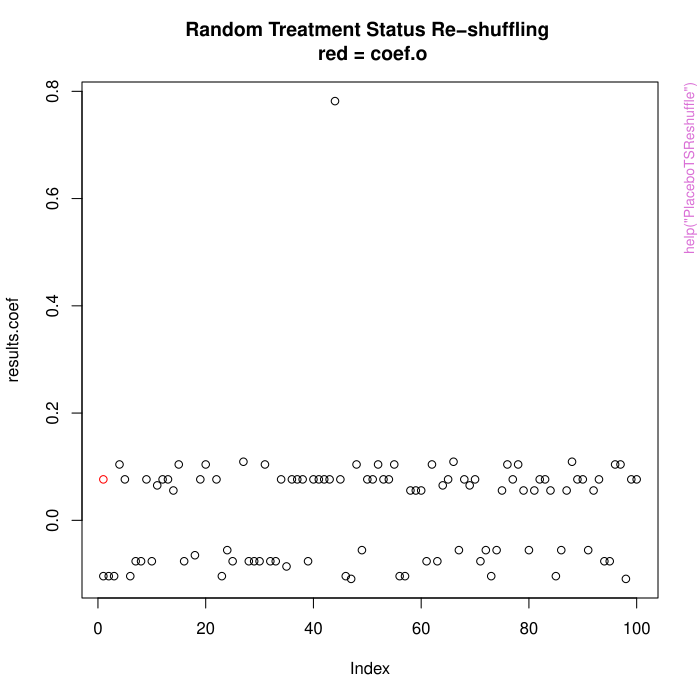

This chart was generated by the following R code:
pkgname <- "gssquery"
source(file.path(R.home("share"), "R", "examples-header.R"))
options(warn = 1)
base::assign(".ExTimings", "gssquery-Ex.timings", pos = 'CheckExEnv')
base::cat("name\tuser\tsystem\telapsed\n", file=base::get(".ExTimings", pos = 'CheckExEnv'))
base::assign(".format_ptime",
function(x) {
  if(!is.na(x[4L])) x[1L] <- x[1L] + x[4L]
  if(!is.na(x[5L])) x[2L] <- x[2L] + x[5L]
  options(OutDec = '.')
  format(x[1L:3L], digits = 7L)
},
pos = 'CheckExEnv')

### * </HEADER>
library('gssquery')

base::assign(".oldSearch", base::search(), pos = 'CheckExEnv')
base::assign(".old_wd", base::getwd(), pos = 'CheckExEnv')
cleanEx()
nameEx("Analysis.lm")
### * Analysis.lm

flush(stderr()); flush(stdout())

base::assign(".ptime", proc.time(), pos = "CheckExEnv")
### Name: Analysis.lm
### Title: Linear regression of fixed effect model.
### Aliases: Analysis.lm

### ** Examples

data(GSS)
LmData <- GetCleanLmData (GSS,'happy.score', 'election', 'year', 'age', 'income')
Analysis.lm(LmData,'happy.score','year')



base::assign(".dptime", (proc.time() - get(".ptime", pos = "CheckExEnv")), pos = "CheckExEnv")
base::cat("Analysis.lm", base::get(".format_ptime", pos = 'CheckExEnv')(get(".dptime", pos = "CheckExEnv")), "\n", file=base::get(".ExTimings", pos = 'CheckExEnv'), append=TRUE, sep="\t")
cleanEx()
nameEx("GetAttributes")
### * GetAttributes

flush(stderr()); flush(stdout())

base::assign(".ptime", proc.time(), pos = "CheckExEnv")
### Name: GetAttributes
### Title: Get all attributes in given data.
### Aliases: GetAttributes

### ** Examples

data(GSS)
GetAttributes(GSS)



base::assign(".dptime", (proc.time() - get(".ptime", pos = "CheckExEnv")), pos = "CheckExEnv")
base::cat("GetAttributes", base::get(".format_ptime", pos = 'CheckExEnv')(get(".dptime", pos = "CheckExEnv")), "\n", file=base::get(".ExTimings", pos = 'CheckExEnv'), append=TRUE, sep="\t")
cleanEx()
nameEx("GetCleanLmData")
### * GetCleanLmData

flush(stderr()); flush(stdout())

base::assign(".ptime", proc.time(), pos = "CheckExEnv")
### Name: GetCleanLmData
### Title: Get subset data containing certain attributes, which can be used
###   for analyses such as linear regressions.
### Aliases: GetCleanLmData

### ** Examples

data(GSS)
GetCleanLmData(GSS,'happy.score','election','year',
c("DK", "IAP", "UNCODEABLE & IAP", ".a", ".b","DK NA"),'age','income')



base::assign(".dptime", (proc.time() - get(".ptime", pos = "CheckExEnv")), pos = "CheckExEnv")
base::cat("GetCleanLmData", base::get(".format_ptime", pos = 'CheckExEnv')(get(".dptime", pos = "CheckExEnv")), "\n", file=base::get(".ExTimings", pos = 'CheckExEnv'), append=TRUE, sep="\t")
cleanEx()
nameEx("LagEffect")
### * LagEffect

flush(stderr()); flush(stdout())

base::assign(".ptime", proc.time(), pos = "CheckExEnv")
### Name: LagEffect
### Title: Event study: lag effect.
### Aliases: LagEffect

### ** Examples

data(GSS)
LmData <- GetCleanLmData (GSS,'happy.score', 'election', 'year', 'age', 'income')
LagEffect(LmData,'happy.score','election','year', 'year')



base::assign(".dptime", (proc.time() - get(".ptime", pos = "CheckExEnv")), pos = "CheckExEnv")
base::cat("LagEffect", base::get(".format_ptime", pos = 'CheckExEnv')(get(".dptime", pos = "CheckExEnv")), "\n", file=base::get(".ExTimings", pos = 'CheckExEnv'), append=TRUE, sep="\t")
cleanEx()
nameEx("LeadEffect")
### * LeadEffect

flush(stderr()); flush(stdout())

base::assign(".ptime", proc.time(), pos = "CheckExEnv")
### Name: LeadEffect
### Title: Event study: lead effect.
### Aliases: LeadEffect

### ** Examples

data(GSS)
LmData <- GetCleanLmData (GSS,'happy.score', 'election', 'year', 'age', 'income')
LeadEffect(LmData,'happy.score','election','year', 'year')



base::assign(".dptime", (proc.time() - get(".ptime", pos = "CheckExEnv")), pos = "CheckExEnv")
base::cat("LeadEffect", base::get(".format_ptime", pos = 'CheckExEnv')(get(".dptime", pos = "CheckExEnv")), "\n", file=base::get(".ExTimings", pos = 'CheckExEnv'), append=TRUE, sep="\t")
cleanEx()
nameEx("PlaceboLOU")
### * PlaceboLOU

flush(stderr()); flush(stdout())

base::assign(".ptime", proc.time(), pos = "CheckExEnv")
### Name: PlaceboLOU
### Title: Placebo test: leave one out.
### Aliases: PlaceboLOU

### ** Examples

data(GSS)
LmData <- GetCleanLmData (GSS,'happy.score', 'election', 'year', 'age', 'income')
PlaceboLOU(LmData,'happy.score','election','year','year')



base::assign(".dptime", (proc.time() - get(".ptime", pos = "CheckExEnv")), pos = "CheckExEnv")
base::cat("PlaceboLOU", base::get(".format_ptime", pos = 'CheckExEnv')(get(".dptime", pos = "CheckExEnv")), "\n", file=base::get(".ExTimings", pos = 'CheckExEnv'), append=TRUE, sep="\t")
cleanEx()
nameEx("PlaceboTSReshuffle")
### * PlaceboTSReshuffle

flush(stderr()); flush(stdout())

base::assign(".ptime", proc.time(), pos = "CheckExEnv")
### Name: PlaceboTSReshuffle
### Title: Placebo test on effect of x on y.
### Aliases: PlaceboTSReshuffle

### ** Examples

data(GSS)
LmData <- GetCleanLmData (GSS,'happy.score', 'election', 'year', 'age', 'income')
PlaceboTSReshuffle(LmData,'happy.score','election','year')



base::assign(".dptime", (proc.time() - get(".ptime", pos = "CheckExEnv")), pos = "CheckExEnv")
base::cat("PlaceboTSReshuffle", base::get(".format_ptime", pos = 'CheckExEnv')(get(".dptime", pos = "CheckExEnv")), "\n", file=base::get(".ExTimings", pos = 'CheckExEnv'), append=TRUE, sep="\t")
cleanEx()
nameEx("PlotAttribute")
### * PlotAttribute

flush(stderr()); flush(stdout())

base::assign(".ptime", proc.time(), pos = "CheckExEnv")
### Name: PlotAttribute
### Title: Plot of specific attribute of data.
### Aliases: PlotAttribute

### ** Examples

data(GSS)
PlotAttribute(GSS,'age','year')



base::assign(".dptime", (proc.time() - get(".ptime", pos = "CheckExEnv")), pos = "CheckExEnv")
base::cat("PlotAttribute", base::get(".format_ptime", pos = 'CheckExEnv')(get(".dptime", pos = "CheckExEnv")), "\n", file=base::get(".ExTimings", pos = 'CheckExEnv'), append=TRUE, sep="\t")
cleanEx()
nameEx("QueryAttributes")
### * QueryAttributes

flush(stderr()); flush(stdout())

base::assign(".ptime", proc.time(), pos = "CheckExEnv")
### Name: QueryAttributes
### Title: Query specific attributes from data.
### Aliases: QueryAttributes

### ** Examples

data(GSS)
QueryAttributes(GSS,"age","income")



base::assign(".dptime", (proc.time() - get(".ptime", pos = "CheckExEnv")), pos = "CheckExEnv")
base::cat("QueryAttributes", base::get(".format_ptime", pos = 'CheckExEnv')(get(".dptime", pos = "CheckExEnv")), "\n", file=base::get(".ExTimings", pos = 'CheckExEnv'), append=TRUE, sep="\t")
### * <FOOTER>
###
cleanEx()
options(digits = 7L)
base::cat("Time elapsed: ", proc.time() - base::get("ptime", pos = 'CheckExEnv'),"\n")
grDevices::dev.off()
###
### Local variables: ***
### mode: outline-minor ***
### outline-regexp: "\\(> \\)?### [*]+" ***
### End: ***
quit('no')
